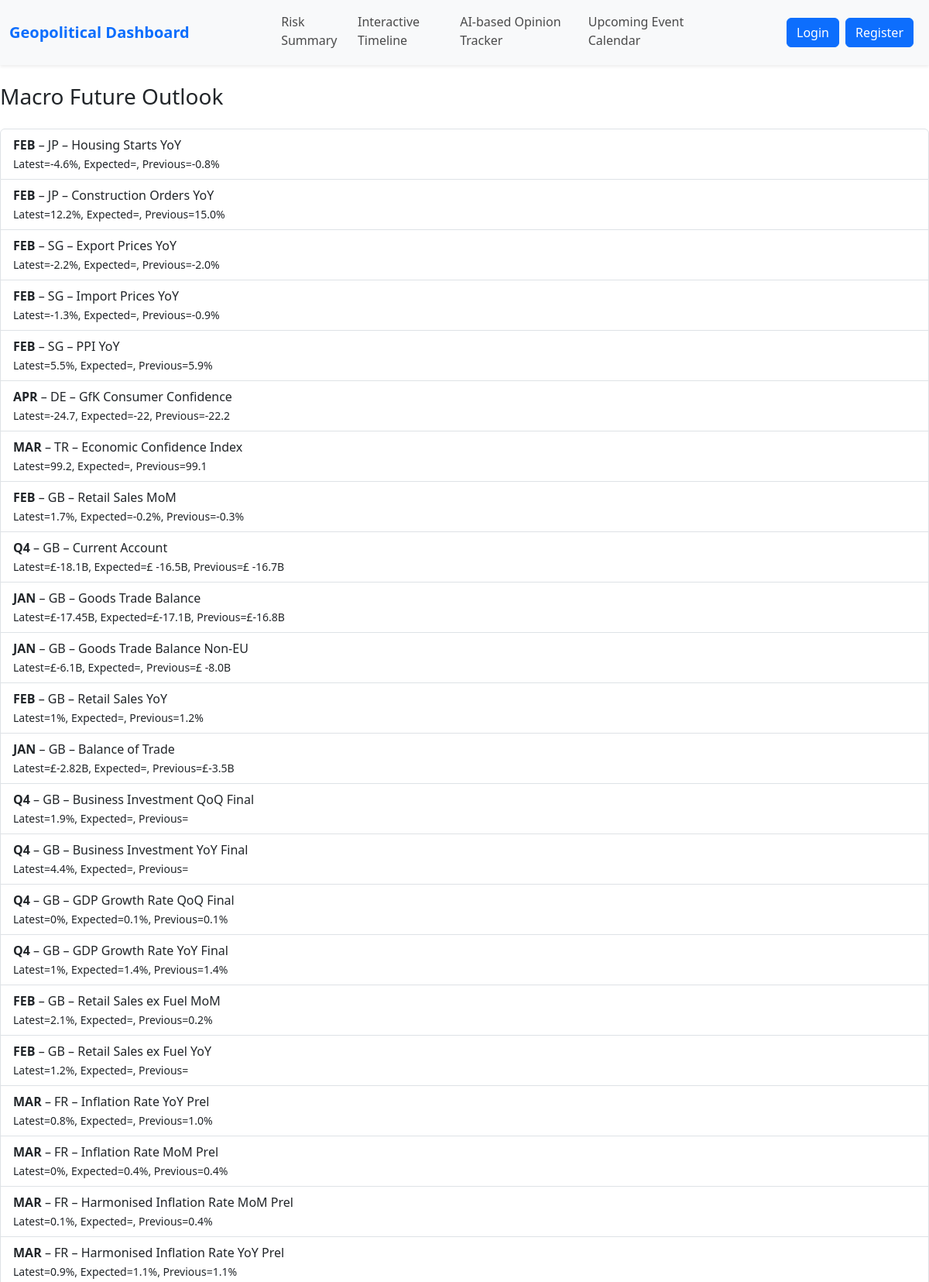
/events/macro (upper part), run on the app's committed database.
### tables this page shows
CREATE TABLE macrodata (
    id INTEGER PRIMARY KEY AUTOINCREMENT,
    country_code TEXT NOT NULL,
    event_name TEXT NOT NULL,
    reference_date TEXT NOT NULL,
    latest_value TEXT,
    previous_value TEXT,
    expected_value TEXT
);

### Project/events.py (the view)
@bp.route('/macro')
def macro():
    db = get_db()
    macro_data = db.execute('SELECT * FROM macrodata').fetchall()
    return render_template('events/macro.html', macro_data=macro_data)

### Project/auth.py (called while the page is built)
@bp.before_app_request
def load_logged_in_user():
    user_id = session.get('user_id')
    if user_id is None:
        g.user = None
    else:
        g.user = get_db().execute(
            'SELECT * FROM user WHERE id = ?', (user_id,)
        ).fetchone()

### Project/db.py (called while the page is built)
def get_db():
    if 'db' not in g:
        g.db = sqlite3.connect(
            current_app.config['DATABASE'],
            detect_types=sqlite3.PARSE_DECLTYPES
        )
        g.db.row_factory = sqlite3.Row
    return g.db

### Project/templates/events/macro.html (shortened to what this page needs)
{% extends "base.html" %}
{% block content %}
<h3 class="mb-4 mt-4"> Macro Future Outlook</h3>
<div class="list-group">
  {% for m in macro_data %}
    <div class="list-group-item">
      <strong>{{ m['reference_date'] }}</strong> – {{ m['country_code'] }} – {{ m['event_name'] }}<br>
      <small>Latest={{ m['latest_value'] }}, Expected={{ m['expected_value'] }}, Previous={{ m['previous_value'] }}</small>
    </div>
  {% endfor %}
</div>
{% endblock %}

### data on the page
macrodata: reference_date "FEB", country_code "JP", event_name "Housing Starts YoY", latest_value "-4.6%", previous_value "-0.8%"
macrodata: reference_date "FEB", country_code "JP", event_name "Construction Orders YoY", latest_value "12.2%", previous_value "15.0%"
macrodata: reference_date "FEB", country_code "SG", event_name "Export Prices YoY", latest_value "-2.2%", previous_value "-2.0%"
macrodata: reference_date "FEB", country_code "SG", event_name "Import Prices YoY", latest_value "-1.3%", previous_value "-0.9%"
macrodata: reference_date "FEB", country_code "SG", event_name "PPI YoY", latest_value "5.5%", previous_value "5.9%"
macrodata: reference_date "APR", country_code "DE", event_name "GfK Consumer Confidence", latest_value "-24.7", expected_value "-22", previous_value "-22.2"
macrodata: reference_date "MAR", country_code "TR", event_name "Economic Confidence Index", latest_value "99.2", previous_value "99.1"
macrodata: reference_date "FEB", country_code "GB", event_name "Retail Sales MoM", latest_value "1.7%", expected_value "-0.2%", previous_value "-0.3%"
macrodata: reference_date "Q4", country_code "GB", event_name "Current Account", latest_value "£-18.1B", expected_value "£ -16.5B", previous_value "£ -16.7B"
macrodata: reference_date "JAN", country_code "GB", event_name "Goods Trade Balance", latest_value "£-17.45B", expected_value "£-17.1B", previous_value "£-16.8B"
macrodata: reference_date "JAN", country_code "GB", event_name "Goods Trade Balance Non-EU", latest_value "£-6.1B", previous_value "£ -8.0B"
macrodata: reference_date "FEB", country_code "GB", event_name "Retail Sales YoY", latest_value "1%", previous_value "1.2%"
macrodata: reference_date "JAN", country_code "GB", event_name "Balance of Trade", latest_value "£-2.82B", previous_value "£-3.5B"
macrodata: reference_date "Q4", country_code "GB", event_name "Business Investment QoQ Final", latest_value "1.9%"
macrodata: reference_date "Q4", country_code "GB", event_name "Business Investment YoY Final", latest_value "4.4%"
macrodata: reference_date "Q4", country_code "GB", event_name "GDP Growth Rate QoQ Final", latest_value "0%", expected_value "0.1%", previous_value "0.1%"
macrodata: reference_date "Q4", country_code "GB", event_name "GDP Growth Rate YoY Final", latest_value "1%", expected_value "1.4%", previous_value "1.4%"
macrodata: reference_date "FEB", country_code "GB", event_name "Retail Sales ex Fuel MoM", latest_value "2.1%", previous_value "0.2%"
macrodata: reference_date "FEB", country_code "GB", event_name "Retail Sales ex Fuel YoY", latest_value "1.2%"
macrodata: reference_date "MAR", country_code "FR", event_name "Inflation Rate YoY Prel", latest_value "0.8%", previous_value "1.0%"
macrodata: reference_date "MAR", country_code "FR", event_name "Inflation Rate MoM Prel", latest_value "0%", expected_value "0.4%", previous_value "0.4%"
macrodata: reference_date "MAR", country_code "FR", event_name "Harmonised Inflation Rate MoM Prel", latest_value "0.1%", previous_value "0.4%"
macrodata: reference_date "MAR", country_code "FR", event_name "Harmonised Inflation Rate YoY Prel", latest_value "0.9%", expected_value "1.1%", previous_value "1.1%"
